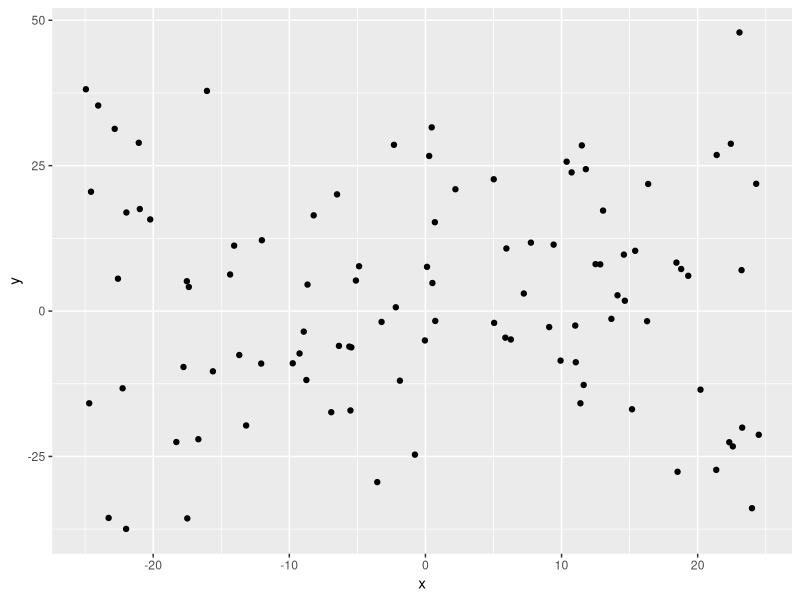
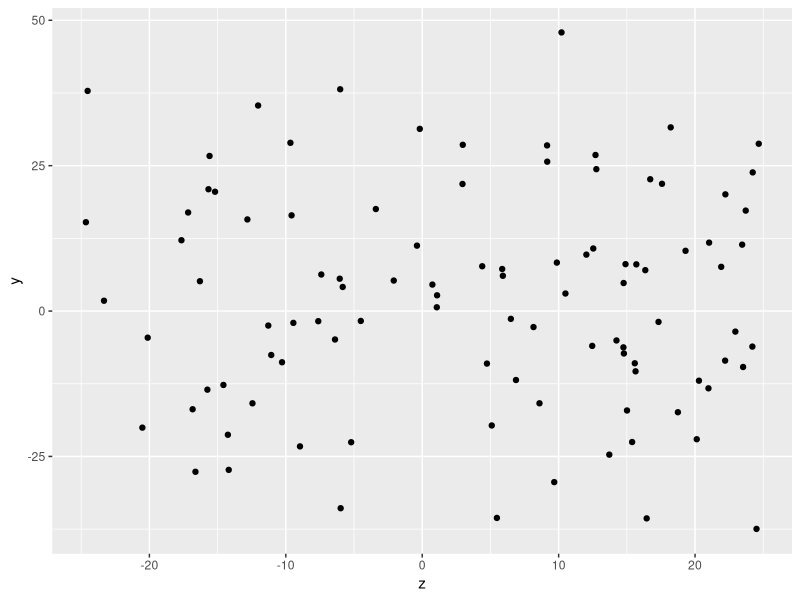
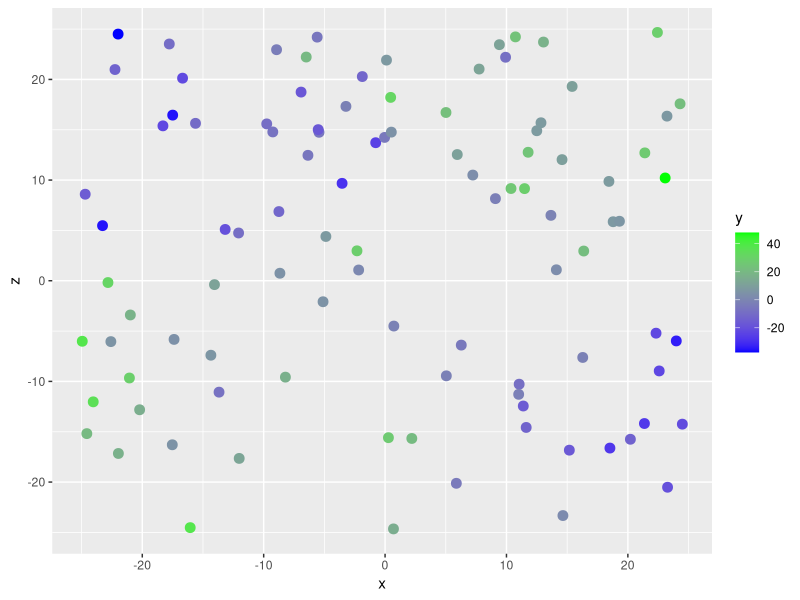

The R script that drew these images, in order: (Note: this script raises an error after producing the figures.)
library(ggplot2)

# load our example data
example.df <- read.csv("./data/interaction_example_df.csv")


# plot y vs x
ggplot(example.df) +
  geom_point(mapping = aes(x=x, y=y))
# are these correlated?
# is there any relationship?

# plot y vs z
ggplot(example.df) +
  geom_point(mapping = aes(x=z, y=y))
# are these correlated?
# is there any relationship?

# plot x, y and z together
ggplot(example.df) +
  geom_point(mapping = aes(x=x, y=z, col=y), size=3) + 
  scale_color_gradient(low="blue", high="green")

# linear regression model for y with x as a predictor
lm(y ~ x, data=example.df) %>% 
  summary()
# equivalent to:
summary(lm(y ~ x, data=example.df))

# with z as a predictor
lm(y ~ z, data=example.df) %>% 
  summary()

# with x, z and interaction terms
lm(y ~ x*z, data=example.df) %>%
  summary()

# x*z interaction term only
lm(y ~ x*z - x - z, data=example.df) %>%
  summary()

